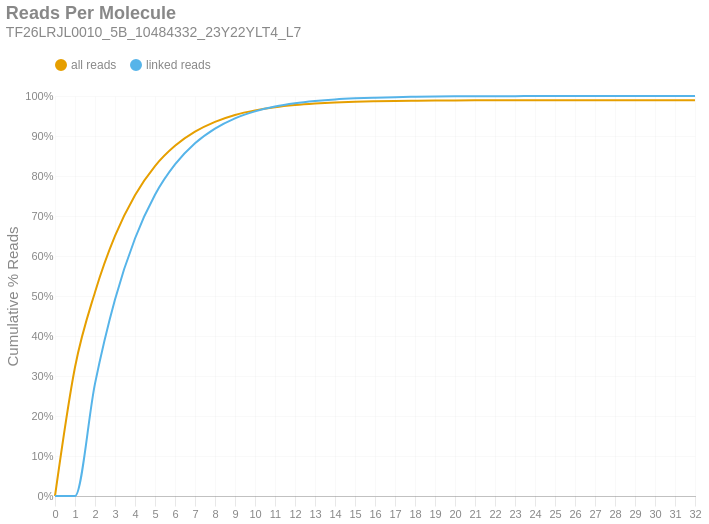

Here is the notebook cell this chart was saved with:
### Markdown cell above
### Reads per Molecule
This chart shows the cumulative distribution of the number of reads per linked molecule. That is, how many alignments are associated with a unique molecule. This excludes the number of reads associated with invalid or absent linked-read barcodes. The `linked` histogram is the percentages recalculated when disregarding singletons.

### Code cell
if SKIPLR:
    print_html(f"Skipped")
else:
    counts = np.bincount(valids['reads'].cast(pl.Int64).to_numpy())
    weighted = counts * np.arange(len(counts))
    all_perc = weighted / n_reads
    linked_perc = weighted / n_linked_reads
    linked_perc[1] = 0
    binned_df = pl.DataFrame({
        'readsper': list(range(len(counts))),
        'all reads (cumsum)': np.cumsum(all_perc).tolist(),
        'linked reads (cumsum)': np.cumsum(linked_perc).tolist(),
    })

    with SafeRender(binned_df):
        (
            density_plot(binned_df, 'Reads Per Molecule', samplename, 'readspmol')
            .encode(
                x=alt.X('readsper:O', title=None).axis(labelAngle=0).scale(padding=0),
                y=alt.Y('value:Q', title='Cumulative % Reads').axis(format='%').stack(False),
                color=alt.Color("key:N").scale(domain=["all reads", "linked reads"]),
                tooltip=[
                    alt.Tooltip("key:N", title="Data Type"),
                    alt.Tooltip("readsper:O", title="Reads Per Molecule"),
                    alt.Tooltip("value:Q", format=".2%", title="% Reads (Cum.)")
                ]            
            )
        ).display()

### Figure 1 — Vega-Lite specification as saved in the notebook (floating-point values rounded to 4 significant figures)
{"width": "container", "height": 400, "config": {"title": {"anchor": "start", "dy": -15, "fontSize": 18, "color": "#888888", "subtitleColor": "#888888", "subtitleFontSize": 14}, "arc": {"fill": "#0072B2"}, "axis": {"domainColor": "#888888", "domainWidth": 0.5, "gridWidth": 0.2, "grid": false, "titleFontWeight": 400, "titleFontSize": 15, "labelFontSize": 11, "labelColor": "#888888", "tickColor": "#888888", "tickWidth": 0.2, "titleColor": "#888888"}, "axisBand": {"grid": false}, "axisX": {"grid": true, "tickSize": 10, "domainCap": "round"}, "axisY": {"domain": false, "grid": true, "tickSize": 0, "domainCap": "round"}, "background": "transparent", "header": {"labelFontSize": 15, "labelColor": "#888888", "titleFontSize": 15, "titleFontWeight": 600, "titleColor": "#888888"}, "legend": {"labelFont": "sans-serif", "labelFontSize": 12, "labelColor": "#888888", "symbolSize": 100, "symbolType": "circle", "titleFontSize": 12, "titlePadding": 10, "titleColor": "#888888", "title": null, "orient": "top"}, "range": {"category": ["#E69F00", "#56B4E9", "#009E73", "#F0E442", "#0072B2", "#D55E00", "#CC79A7", "#000000"], "diverging": ["#cfe8f3", "#a2d4ec", "#73bfe2", "#46abdb", "#1696d2", "#12719e"]}, "area": {"fill": "#0072B2", "fillOpacity": 0.7, "line": true, "strokeOpacity": 0.7}, "line": {"color": "#0072B2", "stroke": "#0072B2", "strokeWidth": 2}, "trail": {"color": "#0072B2", "stroke": "#0072B2", "strokeWidth": 0, "size": 1}, "point": {"filled": true, "fillOpacity": 1.0, "size": 95}, "text": {"color": "#888888", "fontSize": 11, "align": "right", "fontWeight": 400, "size": 11}, "bar": {"fill": "#0072B2", "stroke": null}, "view": {"stroke": null, "continuousWidth": 660, "continuousHeight": 400}}, "data": {"name": "data-c63bd1d57ed39019b38be2aef55c8a93"}, "mark": {"type": "line", "interpolate": "monotone", "point": {"opacity": 0, "size": 275}}, "encoding": {"color": {"field": "key", "scale": {"domain": ["all reads", "linked reads"]}, "type": "nominal"}, "tooltip": [{"field": "key", "title": "Data Type", "type": "nominal"}, {"field": "readsper", "title": "Reads Per Molecule", "type": "ordinal"}, {"field": "value", "format": ".2%", "title": "% Reads (Cum.)", "type": "quantitative"}], "x": {"axis": {"labelAngle": 0}, "field": "readsper", "scale": {"padding": 0}, "title": null, "type": "ordinal"}, "y": {"axis": {"format": "%"}, "field": "value", "stack": false, "title": "Cumulative % Reads", "type": "quantitative"}}, "params": [{"name": "param_c36ac31b6afebe62", "select": {"type": "point", "fields": ["key"]}, "bind": "legend"}], "title": {"text": "Reads Per Molecule", "subtitle": "TF26LRJL0010_5B_10484332_23Y22YLT4_L7"}, "transform": [{"fold": ["all reads (cumsum)", "linked reads (cumsum)"]}, {"calculate": "replace(datum.key, ' (cumsum)', '')", "as": "key"}, {"filter": {"param": "param_c36ac31b6afebe62"}}], "usermeta": {"embedOptions": {"downloadFileName": "TF26LRJL0010_5B_10484332_23Y22YLT4_L7.readspmol"}}, "$schema": "https://vega.github.io/schema/vega-lite/v6.4.1.json", "datasets": {"data-c63bd1d57ed39019b38be2aef55c8a93": [{"readsper": 0, "all reads (cumsum)": 0.0, "linked reads (cumsum)": 0.0}, {"readsper": 1, "all reads (cumsum)": 0.322, "linked reads (cumsum)": 0.0}, {"readsper": 2, "all reads (cumsum)": 0.5096, "linked reads (cumsum)": 0.2809}, {"readsper": 3, "all reads (cumsum)": 0.6501, "linked reads (cumsum)": 0.4914}, {"readsper": 4, "all reads (cumsum)": 0.7518, "linked reads (cumsum)": 0.6438}, {"readsper": 5, "all reads (cumsum)": 0.8248, "linked reads (cumsum)": 0.7531}, {"readsper": 6, "all reads (cumsum)": 0.8754, "linked reads (cumsum)": 0.8289}, {"readsper": 7, "all reads (cumsum)": 0.9107, "linked reads (cumsum)": 0.8818}, {"readsper": 8, "all reads (cumsum)": 0.9353, "linked reads (cumsum)": 0.9185}, {"readsper": 9, "all reads (cumsum)": 0.9524, "linked reads (cumsum)": 0.9443}, {"readsper": 10, "all reads (cumsum)": 0.9641, "linked reads (cumsum)": 0.9617}, {"readsper": 11, "all reads (cumsum)": 0.9721, "linked reads (cumsum)": 0.9737}, {"readsper": 12, "all reads (cumsum)": 0.9775, "linked reads (cumsum)": 0.9818}, {"readsper": 13, "all reads (cumsum)": 0.9812, "linked reads (cumsum)": 0.9874}, {"readsper": 14, "all reads (cumsum)": 0.9839, "linked reads (cumsum)": 0.9914}, {"readsper": 15, "all reads (cumsum)": 0.9857, "linked reads (cumsum)": 0.9941}, {"readsper": 16, "all reads (cumsum)": 0.9869, "linked reads (cumsum)": 0.9958}, {"readsper": 17, "all reads (cumsum)": 0.9878, "linked reads (cumsum)": 0.9972}, {"readsper": 18, "all reads (cumsum)": 0.9883, "linked reads (cumsum)": 0.998}, {"readsper": 19, "all reads (cumsum)": 0.9888, "linked reads (cumsum)": 0.9987}, {"readsper": 20, "all reads (cumsum)": 0.9891, "linked reads (cumsum)": 0.9991}, {"readsper": 21, "all reads (cumsum)": 0.9892, "linked reads (cumsum)": 0.9994}, {"readsper": 22, "all reads (cumsum)": 0.9894, "linked reads (cumsum)": 0.9996}, {"readsper": 23, "all reads (cumsum)": 0.9894, "linked reads (cumsum)": 0.9997}, {"readsper": 24, "all reads (cumsum)": 0.9895, "linked reads (cumsum)": 0.9998}, {"readsper": 25, "all reads (cumsum)": 0.9896, "linked reads (cumsum)": 0.9999}, {"readsper": 26, "all reads (cumsum)": 0.9896, "linked reads (cumsum)": 0.9999}, {"readsper": 27, "all reads (cumsum)": 0.9896, "linked reads (cumsum)": 1.0}, {"readsper": 28, "all reads (cumsum)": 0.9896, "linked reads (cumsum)": 1.0}, {"readsper": 29, "all reads (cumsum)": 0.9896, "linked reads (cumsum)": 1.0}, {"readsper": 30, "all reads (cumsum)": 0.9896, "linked reads (cumsum)": 1.0}, {"readsper": 31, "all reads (cumsum)": 0.9897, "linked reads (cumsum)": 1.0}, {"readsper": 32, "all reads (cumsum)": 0.9897, "linked reads (cumsum)": 1.0}]}}
